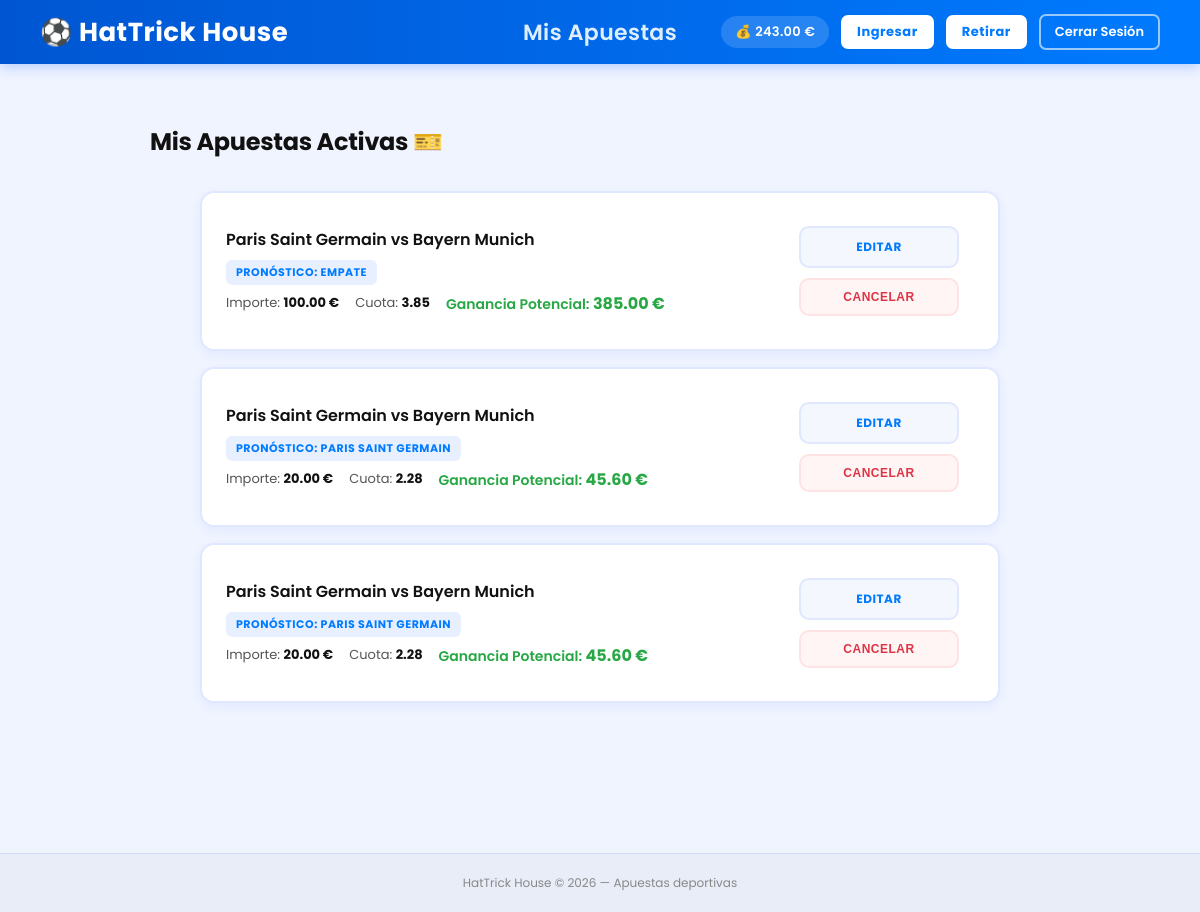
Screenshot of /apuestas/ (signed in) with the database file from the repository.
### apuestas/models.py (models this page shows, shortened)
class UserProfile(models.Model):
    user = models.OneToOneField(User, on_delete=models.CASCADE)
    money = models.DecimalField(max_digits=10, decimal_places=2, default=0.00)
    dni = models.CharField(max_length=9, blank=True, null=True)
    birthdate = models.DateField(blank=True, null=True)
    phone_number = models.CharField(max_length=9, blank=True, null=True)

class Bet(models.Model):
    user = models.ForeignKey(User, on_delete=models.CASCADE)
    game = models.ForeignKey(Game, on_delete=models.CASCADE)
    amount = models.DecimalField(max_digits=10, decimal_places=2)
    selection = models.CharField(max_length=1, default='1')
    price = models.DecimalField(max_digits=5, decimal_places=2, default=1.00)
    created_at = models.DateTimeField(auto_now_add=True)
    @property
    def potential_profit(self):
        return self.amount * self.price

class Game(models.Model):
    game_id = models.CharField(primary_key=True, max_length=100, unique=True)
    sport_key = models.CharField(max_length=50, default="soccer")
    league = models.CharField(max_length=100)
    home_team = models.CharField(max_length=50)
    away_team = models.CharField(max_length=50)
    home_price = models.DecimalField(max_digits=5, decimal_places=2, default=0.00)
    away_price = models.DecimalField(max_digits=5, decimal_places=2, default=0.00)
    draw_price = models.DecimalField(max_digits=5, decimal_places=2, default=0.00, null=True, blank=True)
    game_date = models.DateTimeField()

### apuestas/views.py (the view)
# urls.py: path('apuestas/', views.BetListView.as_view(), name='bets_list'),
class BetListView(LoginRequiredMixin,ListView):
    model = Bet
    template_name = 'apuestas/bet_list.html'
    context_object_name = 'bets'
    def get_queryset(self):
        return Bet.objects.filter(user=self.request.user).order_by('-created_at')

### templates/apuestas/bet_list.html (shortened to what this page needs)
{% extends "base.html" %}
{% load static %}
{% block content %}
<div class="mis-apuestas-container">
  <h2>Mis Apuestas Activas 🎫</h2>
  <div class="div-show-all-bets">
    {% for bet in bets %}
      <div class="div-show-specific-bet">
        <div class="bet-info">
          <h3>{{ bet.game.home_team }} vs {{ bet.game.away_team }}</h3>
          <div class="eleccion-badge">
            {% if bet.selection == '1' %}
              Pronóstico: {{ bet.game.home_team }}
            {% elif bet.selection == '2' %}
              Pronóstico: {{ bet.game.away_team }}
            {% elif bet.selection == 'X' %}
              Pronóstico: Empate
            {% endif %}
          </div>
          <div class="bet-details-row">
            <span class="detail-item">Importe: <strong>{{ bet.amount }} €</strong></span>
            <span class="detail-item">Cuota: <strong>{{ bet.price }}</strong></span>
            <span class="detail-item ganancia-potencial">Ganancia Potencial: <strong>{{ bet.potential_profit|floatformat:2 }} €</strong></span>
          </div>
        </div>
        <div class="bet-actions">
          <a href="{% url 'apuestas:editar_apuesta' bet.id %}" class="button-edit-bet">EDITAR</a>
          <form action="{% url 'apuestas:eliminar_apuesta' bet.id %}" method="post" style="margin: 0;">
            <button type="submit" class="button-delete-bet" onclick="return confirm('¿Estás seguro de que quieres cancelar esta apuesta y recuperar tu dinero?');">
              CANCELAR
            </button>
          </form>
        </div>
      </div>
    {% empty %}
      <div class="no-bets-message">
        <p>No tienes apuestas activas en este momento. ¡Explora los partidos para empezar!</p>
      </div>
    {% endfor %}
  </div>
</div>
{% endblock %}

### templates/base.html (shortened to what this page needs)
{% load static %}
<!DOCTYPE html>
<html lang="en">
<head>
  <link rel="stylesheet" href="{% static 'apuestas/style.css' %}">
</head>
<body>
  <nav class="navbar">
    <div class="nav-left">
      <a href="{% url 'apuestas:home' %}" class="logo">⚽ HatTrick House</a>
    </div>
    <div class="nav-center">
      <a href="{% url 'apuestas:bets_list' %}" class="nav-sports">Mis Apuestas</a>
    </div>
    <div class="nav-right">
      {% if user.is_authenticated %}
        <span class="nav-saldo">💰 {{ user.userprofile.money }} €</span>
        <a href="{% url 'apuestas:ingresar' %}" class="nav-deposit">Ingresar</a>
        <a href="{% url 'apuestas:withdraw' %}" class="nav-deposit">Retirar</a>
        <form action="{% url 'logout' %}" method="post" style="display: inline;">
          <button type="submit" class="nav-logout">Cerrar Sesión</button>
        </form>
      {% else %}
        <a href="{% url 'apuestas:registrar' %}" class="nav-register">Registrarse</a>
        <a href="{% url 'login' %}" class="nav-login">Login</a>
      {% endif %}
    </div>
  </nav>
  <div class="container">
    {% block content %}{% endblock %}
  </div>
  <footer>
    <p>HatTrick House &copy; 2026 — Apuestas deportivas</p>
  </footer>
</body>
</html>

### apuestas/static/apuestas/style.css (style rules this page uses)
body { margin: 0; font-family: 'Segoe UI', Roboto, Helvetica, Arial, sans-serif; }
.navbar { display: flex; align-items: center; justify-content: space-between; background-color: burlywood; padding: 15px 30px; box-shadow: 0 4px 6px rgba(0, 0, 0, 0.05); }
.nav-left, .nav-right { flex: 1; }
.nav-right { display: flex; justify-content: flex-end; align-items: center; gap: 23px; }
.logo { font-size: 23px; font-weight: 800; text-decoration: none; letter-spacing: 1px; }
.nav-sports { font-size: 18px; font-weight: 600; color: black; text-decoration: none; letter-spacing: 0.5px; transition: color 0.3s ease; }
.nav-deposit { font-size: 16px; font-weight: 600; text-decoration: none; letter-spacing: 0.5px; transition: color 0.3s ease; color: black; }
.nav-logout { font-size: 14px; padding: 5px 10px; text-decoration: none; border-radius: 7px; transition: background-color 0.3s ease, transform 0.2s ease; border: none; cursor: pointer; }
.nav-saldo { font-size: 16px; font-weight: 600; letter-spacing: 0.5px; }
.div-show-all-bets { display: flex; flex-direction: column; gap: 20px; align-items: center; margin: 30px auto; margin-bottom: 50px; max-width: 800px; }
.div-show-specific-bet { display: flex; justify-content: space-between; align-items: center; box-sizing: border-box; border: 1px solid #777; background-color: #d1d5db; width: 100%; padding: 20px 30px; border-radius: 10px; }
.bet-actions { display: flex; flex-direction: column; gap: 10px; padding: 15px; }
.button-edit-bet, .button-delete-bet { border: 1px solid #777; border-radius: 8px; padding: 8px 10px; cursor: pointer; transition: background-color 0.3s ease, transform 0.2s ease; width: 160px; color: black; font-size: 14px; background-color: white; text-align: center; }
html { scroll-behavior: smooth; }

### templates/base.html (style rules this page uses)
*, *::before, *::after { box-sizing: border-box; margin: 0; padding: 0; }
body { font-family: 'Poppins', sans-serif; background-color: #f0f4ff; color: #222; min-height: 100vh; display: flex; flex-direction: column; }
.navbar { display: flex; align-items: center; justify-content: space-between; padding: 0 40px; height: 64px; background: linear-gradient(90deg, #0056d2, #007BFF); box-shadow: 0 3px 12px rgba(0, 90, 255, 0.25); position: sticky; top: 0; z-index: 100; }
.logo { font-size: 26px; font-weight: 700; color: #fff; text-decoration: none; letter-spacing: 0.5px; white-space: nowrap; }
.nav-center { display: flex; gap: 24px; }
.nav-sports { color: #ddeeff; text-decoration: none; font-size: 22px; font-weight: 600; letter-spacing: 0.4px; padding: 6px 14px; border-radius: 6px; transition: background 0.2s, color 0.2s; }
.nav-right { display: flex; align-items: center; gap: 12px; }
.nav-saldo { color: #fff; font-size: 13px; font-weight: 600; background: rgba(255,255,255,0.15); padding: 6px 14px; border-radius: 20px; letter-spacing: 0.3px; }
.nav-deposit { background-color: #fff; color: #007BFF; font-weight: 700; font-size: 13px; padding: 7px 16px; border-radius: 7px; text-decoration: none; transition: background 0.2s, transform 0.1s; }
.nav-logout { background: transparent; border: 2px solid rgba(255,255,255,0.6); color: #fff; font-family: 'Poppins', sans-serif; font-size: 13px; font-weight: 600; padding: 6px 14px; border-radius: 7px; cursor: pointer; transition: background 0.2s, border-color 0.2s; }
.container { flex: 1; width: 100%; max-width: 1200px; margin: 0 auto; padding: 40px 24px; }
footer { text-align: center; padding: 20px; font-size: 12px; color: #888; background-color: #e8edf8; border-top: 1px solid #d0dbf5; }

### rows the page displays
Bet: game.home_team "Paris Saint Germain", game.away_team "Bayern Munich", selection "PRONÓSTICO: EMPATE", amount "100.00", price "3.85", potential_profit "385.00"
Bet: game.home_team "Paris Saint Germain", game.away_team "Bayern Munich", game.home_team "PARIS SAINT GERMAIN", amount "20.00", price "2.28", potential_profit "45.60"
Bet: game.home_team "Paris Saint Germain", game.away_team "Bayern Munich", game.home_team "PARIS SAINT GERMAIN", amount "20.00", price "2.28", potential_profit "45.60"

### other values shown
{{ user.userprofile.money }} "243.00"
